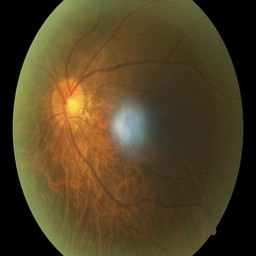
#> input picture new_images/img/11_left.jpeg, 256 x 256 px, found by its file name
$ python Rotate270.py
#> lines starting #> are read from the running program, lines starting #| are printed output that depends on the picture
from PIL import Image


def rotate(image_path, degrees_to_rotate, saved_location):
    """
    Rotate the given photo the amount of given degreesk, show it and save it

    @param image_path: The path to the image to edit
    @param degrees_to_rotate: The number of degrees to rotate the image
    @param saved_location: Path to save the cropped image
    """
#> called with degrees_to_rotate = 270
    image_obj = Image.open(image_path)
#> image_obj is the input picture: PIL image 256x256 RGB; mean R, G, B 80.5, 65.5, 36.5
    rotated_image = image_obj.rotate(degrees_to_rotate)
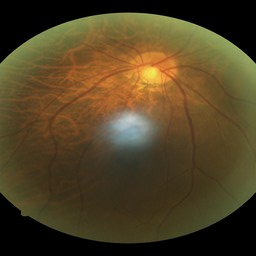
#> rotated_image: PIL image 256x256 RGB; mean R, G, B 80.5, 65.5, 36.5
    rotated_image.save(saved_location)
    #rotated_image.show()

    print("Succeeded Rotating 270° Image %s " % image_path)

if __name__ == '__main__':
    image = 'H:/xampp/htdocs/DiabeticRetinopathy/new_images/img/11_left.jpeg'
    image_mirror = 'H:/xampp/htdocs/DiabeticRetinopathy/MirrorImages/11_m_left.jpeg'
    rotate(image, 270, 'H:/xampp/htdocs/DiabeticRetinopathy/rot270/11_left_270.jpeg')
    rotate(image_mirror, 270, 'H:/xampp/htdocs/DiabeticRetinopathy/m_rot270/11_m_left_270.jpeg')
#> call 2 of rotate, with degrees_to_rotate = 270
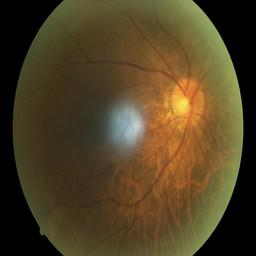
#> input picture MirrorImages/11_m_left.jpeg, 256 x 256 px, found by its file name
#> in rotate, image_obj is the input picture: PIL image 256x256 RGB; mean R, G, B 80.6, 65.5, 36.9
#> in rotate (call 2), `rotated_image = image_obj.rotate(degrees_to_rotate)`:
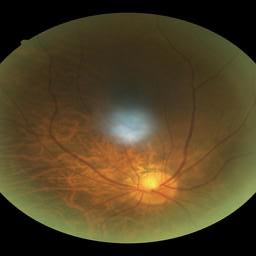
#> rotated_image: PIL image 256x256 RGB; mean R, G, B 80.6, 65.5, 36.9
